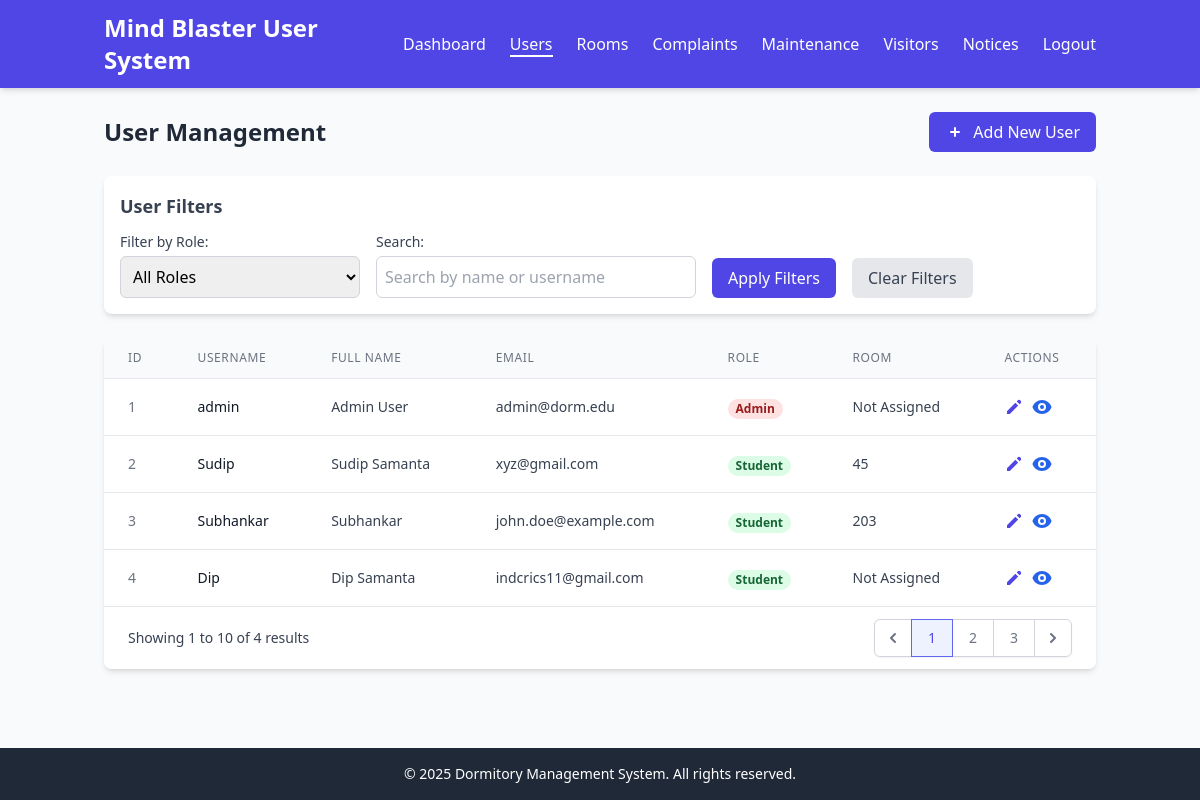
Screenshot of /users (signed in) with the database file from the repository.
### dorm_management_system.py (models this page shows)
class User(db.Model):
    id = db.Column(db.Integer, primary_key=True)
    username = db.Column(db.String(50), unique=True, nullable=False)
    password = db.Column(db.String(100), nullable=False)
    email = db.Column(db.String(100), unique=True, nullable=False)
    full_name = db.Column(db.String(100), nullable=False)
    role = db.Column(db.String(20), nullable=False, default='student')  # student, admin, staff
    room_id = db.Column(db.Integer, db.ForeignKey('room.id'), nullable=True)
    complaints = db.relationship('Complaint', backref='user', lazy=True)
    maintenance_requests = db.relationship('MaintenanceRequest', backref='user', lazy=True)
    visitors = db.relationship('Visitor', backref='host', lazy=True)

class Room(db.Model):
    id = db.Column(db.Integer, primary_key=True)
    room_number = db.Column(db.String(10), unique=True, nullable=False)
    capacity = db.Column(db.Integer, nullable=False, default=2)
    is_available = db.Column(db.Boolean, default=True)
    floor = db.Column(db.Integer, nullable=False)
    building = db.Column(db.String(50), nullable=False)
    occupants = db.relationship('User', backref='room', lazy=True)
    room_requests = db.relationship('RoomRequest', backref='room', lazy=True)

### dorm_management_system.py (the view)
@app.route('/users')
def manage_users():
    if 'user_id' not in session or session['role'] != 'admin':
        flash('Unauthorized access', 'danger')
        return redirect(url_for('dashboard'))
    users = User.query.all()
    return render_template('users.html', users=users)

### templates/users.html (shortened to what this page needs)
<!DOCTYPE html>
<html lang="en">
<head>
    <script src="https://cdn.tailwindcss.com"></script>
</head>
<body class="bg-gray-50 min-h-screen flex flex-col">
    <header class="bg-indigo-600 text-white shadow-md">
        <div class="container mx-auto px-4 py-3">
            <div class="flex flex-col md:flex-row md:justify-between md:items-center">
                <div class="flex items-center justify-between">
                    <h1 class="text-2xl font-bold">Mind Blaster User  System</h1>
                </div>
                <nav class="hidden md:block mt-3 md:mt-0">
                    <ul class="flex flex-col md:flex-row md:space-x-6 space-y-2 md:space-y-0">
                        <li><a href="/dashboard" class="hover:text-indigo-200 transition-colors">Dashboard</a></li>
                        <li><a href="/users" class="font-medium border-b-2 border-white">Users</a></li>
                        <li><a href="/rooms" class="hover:text-indigo-200 transition-colors">Rooms</a></li>
                        <li><a href="/complaints" class="hover:text-indigo-200 transition-colors">Complaints</a></li>
                        <li><a href="/maintenance" class="hover:text-indigo-200 transition-colors">Maintenance</a></li>
                        <li><a href="/visitors" class="hover:text-indigo-200 transition-colors">Visitors</a></li>
                        <li><a href="/notices" class="hover:text-indigo-200 transition-colors">Notices</a></li>
                        <li><a href="/logout" class="hover:text-indigo-200 transition-colors">Logout</a></li>
                    </ul>
                </nav>
            </div>
        </div>
    </header>
    <main class="container mx-auto px-4 py-6 flex-grow">
        <div class="flex flex-col md:flex-row md:justify-between md:items-center mb-6">
            <h2 class="text-2xl font-bold text-gray-800">User Management</h2>
            <a href="/user/new" class="mt-3 md:mt-0 px-4 py-2 bg-indigo-600 text-white rounded-md hover:bg-indigo-700 transition-colors flex items-center justify-center w-full md:w-auto">
                <svg xmlns="http://www.w3.org/2000/svg" class="h-5 w-5 mr-2" viewBox="0 0 20 20" fill="currentColor">
                    <path fill-rule="evenodd" d="M10 5a1 1 0 011 1v3h3a1 1 0 110 2h-3v3a1 1 0 11-2 0v-3H6a1 1 0 110-2h3V6a1 1 0 011-1z" clip-rule="evenodd" />
                </svg>
                Add New User
            </a>
        </div>
        <div class="bg-white rounded-lg shadow-md p-4 mb-6">
            <h3 class="text-lg font-semibold text-gray-700 mb-3">User Filters</h3>
            <form method="GET" action="/users" class="space-y-4 md:space-y-0 md:flex md:flex-wrap md:items-end md:gap-4">
                <div class="md:w-1/4">
                    <label for="role_filter" class="block text-sm font-medium text-gray-700 mb-1">Filter by Role:</label>
                    <select id="role_filter" name="role" class="w-full p-2 border border-gray-300 rounded-md focus:outline-none focus:ring-2 focus:ring-indigo-500 focus:border-indigo-500">
                        <option value="">All Roles</option>
                    </select>
                </div>
                <div class="md:w-1/3">
                    <label for="search" class="block text-sm font-medium text-gray-700 mb-1">Search:</label>
                    <input type="text" id="search" name="search" placeholder="Search by name or username" class="w-full p-2 border border-gray-300 rounded-md focus:outline-none focus:ring-2 focus:ring-indigo-500 focus:border-indigo-500">
                </div>
                <div class="md:flex-shrink-0">
                    <button type="submit" class="w-full md:w-auto px-4 py-2 bg-indigo-600 text-white rounded-md hover:bg-indigo-700 focus:outline-none focus:ring-2 focus:ring-indigo-500 focus:ring-offset-2 transition-colors">
                        Apply Filters
                    </button>
                </div>
                <div class="md:flex-shrink-0">
                    <a href="/users" class="inline-block w-full md:w-auto px-4 py-2 bg-gray-200 text-gray-700 rounded-md hover:bg-gray-300 focus:outline-none focus:ring-2 focus:ring-gray-500 focus:ring-offset-2 transition-colors text-center">
                        Clear Filters
                    </a>
                </div>
            </form>
        </div>
        <div class="bg-white rounded-lg shadow-md overflow-hidden">
            {% if users %}
            <div class="overflow-x-auto">
                <table class="min-w-full divide-y divide-gray-200">
                    <thead class="bg-gray-50">
                        <tr>
                            <th scope="col" class="px-6 py-3 text-left text-xs font-medium text-gray-500 uppercase tracking-wider">ID</th>
                            <th scope="col" class="px-6 py-3 text-left text-xs font-medium text-gray-500 uppercase tracking-wider">Username</th>
                            <th scope="col" class="px-6 py-3 text-left text-xs font-medium text-gray-500 uppercase tracking-wider">Full Name</th>
                            <th scope="col" class="px-6 py-3 text-left text-xs font-medium text-gray-500 uppercase tracking-wider">Email</th>
                            <th scope="col" class="px-6 py-3 text-left text-xs font-medium text-gray-500 uppercase tracking-wider">Role</th>
                            <th scope="col" class="px-6 py-3 text-left text-xs font-medium text-gray-500 uppercase tracking-wider">Room</th>
                            <th scope="col" class="px-6 py-3 text-left text-xs font-medium text-gray-500 uppercase tracking-wider">Actions</th>
                        </tr>
                    </thead>
                    <tbody class="bg-white divide-y divide-gray-200">
                        {% for user in users %}
                        <tr class="hover:bg-gray-50">
                            <td class="px-6 py-4 whitespace-nowrap text-sm text-gray-500">{{ user.id }}</td>
                            <td class="px-6 py-4 whitespace-nowrap text-sm font-medium text-gray-900">{{ user.username }}</td>
                            <td class="px-6 py-4 whitespace-nowrap text-sm text-gray-700">{{ user.full_name }}</td>
                            <td class="px-6 py-4 whitespace-nowrap text-sm text-gray-700">{{ user.email }}</td>
                            <td class="px-6 py-4 whitespace-nowrap">
                                {% if user.role == 'admin' %}
                                <span class="px-2 inline-flex text-xs leading-5 font-semibold rounded-full bg-red-100 text-red-800">
                                    Admin
                                </span>
                                {% elif user.role == 'staff' %}
                                <span class="px-2 inline-flex text-xs leading-5 font-semibold rounded-full bg-blue-100 text-blue-800">
                                    Staff
                                </span>
                                {% else %}
                                <span class="px-2 inline-flex text-xs leading-5 font-semibold rounded-full bg-green-100 text-green-800">
                                    Student
                                </span>
                                {% endif %}
                            </td>
                            <td class="px-6 py-4 whitespace-nowrap text-sm text-gray-700">
                                {{ user.room.room_number if user.room else 'Not Assigned' }}
                            </td>
                            <td class="px-6 py-4 whitespace-nowrap text-sm font-medium">
                                <div class="flex space-x-2">
                                    <a href="/user/{{ user.id }}/edit" class="text-indigo-600 hover:text-indigo-900 transition-colors">
                                        <svg xmlns="http://www.w3.org/2000/svg" class="h-5 w-5" viewBox="0 0 20 20" fill="currentColor">
                                            <path d="M13.586 3.586a2 2 0 112.828 2.828l-.793.793-2.828-2.828.793-.793zM11.379 5.793L3 14.172V17h2.828l8.38-8.379-2.83-2.828z" />
                                        </svg>
                                    </a>
                                    <a href="/user/{{ user.id }}/view" class="text-blue-600 hover:text-blue-900 transition-colors">
                                    </a>
                                </div>
                            </td>
                        </tr>
                        {% endfor %}
                    </tbody>
                </table>
            </div>
            <div class="bg-white px-4 py-3 border-t border-gray-200 sm:px-6">
                <div class="flex items-center justify-between">
                    <div class="hidden sm:flex-1 sm:flex sm:items-center sm:justify-between">
                        <div>
                            <p class="text-sm text-gray-700">
                                Showing <span class="font-medium">1</span> to <span class="font-medium">10</span> of <span class="font-medium">{{ users|length }}</span> results
                            </p>
                        </div>
                        <div>
                            <nav class="relative z-0 inline-flex rounded-md shadow-sm -space-x-px" aria-label="Pagination">
                                <a href="#" class="relative inline-flex items-center px-2 py-2 rounded-l-md border border-gray-300 bg-white text-sm font-medium text-gray-500 hover:bg-gray-50">
                                    <svg class="h-5 w-5" xmlns="http://www.w3.org/2000/svg" viewBox="0 0 20 20" fill="currentColor" aria-hidden="true">
                                        <path fill-rule="evenodd" d="M12.707 5.293a1 1 0 010 1.414L9.414 10l3.293 3.293a1 1 0 01-1.414 1.414l-4-4a1 1 0 010-1.414l4-4a1 1 0 011.414 0z" clip-rule="evenodd" />
                                    </svg>
                                </a>
                                <a href="#" aria-current="page" class="z-10 bg-indigo-50 border-indigo-500 text-indigo-600 relative inline-flex items-center px-4 py-2 border text-sm font-medium">
                                    1
                                </a>
                                <a href="#" class="bg-white border-gray-300 text-gray-500 hover:bg-gray-50 relative inline-flex items-center px-4 py-2 border text-sm font-medium">
                                    2
                                </a>
                                <a href="#" class="bg-white border-gray-300 text-gray-500 hover:bg-gray-50 relative inline-flex items-center px-4 py-2 border text-sm font-medium">
                                    3
                                </a>
                                <a href="#" class="relative inline-flex items-center px-2 py-2 rounded-r-md border border-gray-300 bg-white text-sm font-medium text-gray-500 hover:bg-gray-50">
                                    <svg class="h-5 w-5" xmlns="http://www.w3.org/2000/svg" viewBox="0 0 20 20" fill="currentColor" aria-hidden="true">
                                        <path fill-rule="evenodd" d="M7.293 14.707a1 1 0 010-1.414L10.586 10 7.293 6.707a1 1 0 011.414-1.414l4 4a1 1 0 010 1.414l-4 4a1 1 0 01-1.414 0z" clip-rule="evenodd" />
                                    </svg>
                                </a>
                            </nav>
                        </div>
                    </div>
                </div>
            </div>
            {% endif %}
        </div>
    </main>
    <footer class="bg-gray-800 text-white py-4 mt-auto">
        <div class="container mx-auto px-4 text-center text-sm">
            <p>&copy; 2025 Dormitory Management System. All rights reserved.</p>
        </div>
    </footer>
</body>
</html>

### rows the page displays
User: id "1", username "admin", full_name "Admin User", email "admin@dorm.edu", role "Admin", room "Not Assigned"
User: id "2", username "Sudip", full_name "Sudip Samanta", email "xyz@gmail.com", role "Student", room "45"
User: id "3", username "Subhankar", full_name "Subhankar", email "john.doe@example.com", role "Student", room "203"
User: id "4", username "Dip", full_name "Dip Samanta", email "indcrics11@gmail.com", role "Student", room "Not Assigned"

### other values shown
{{ users|length }} "4"
